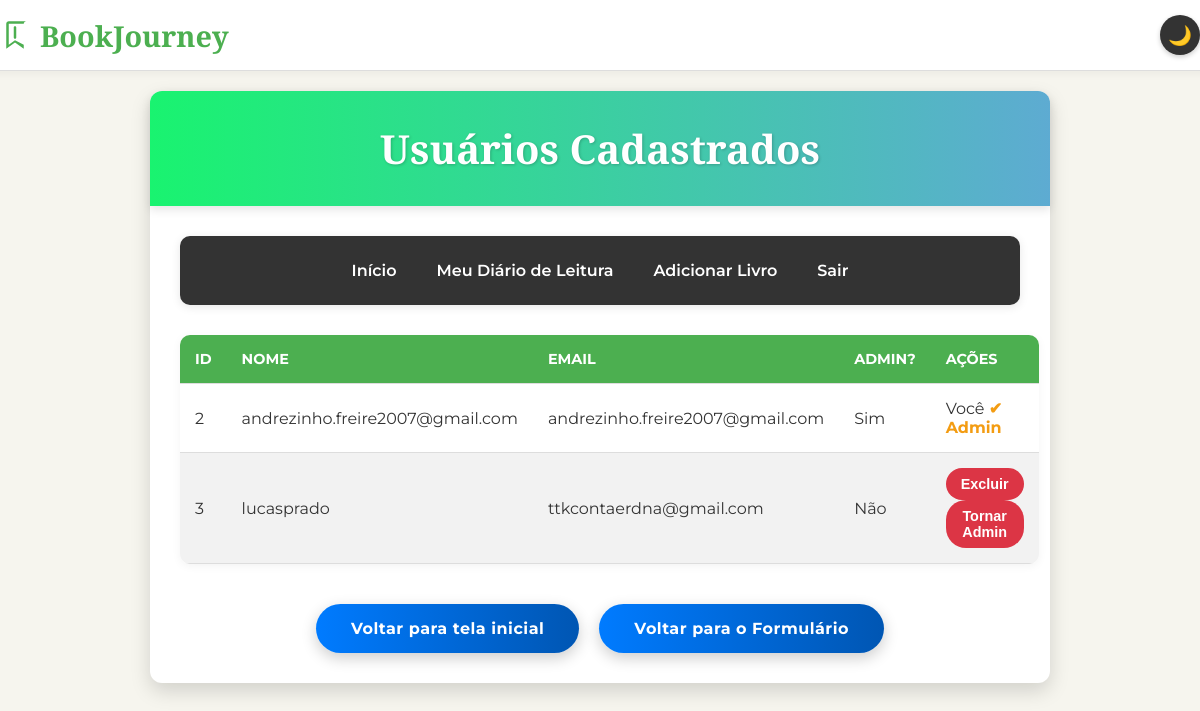
The app's page /users (signed in), older data.
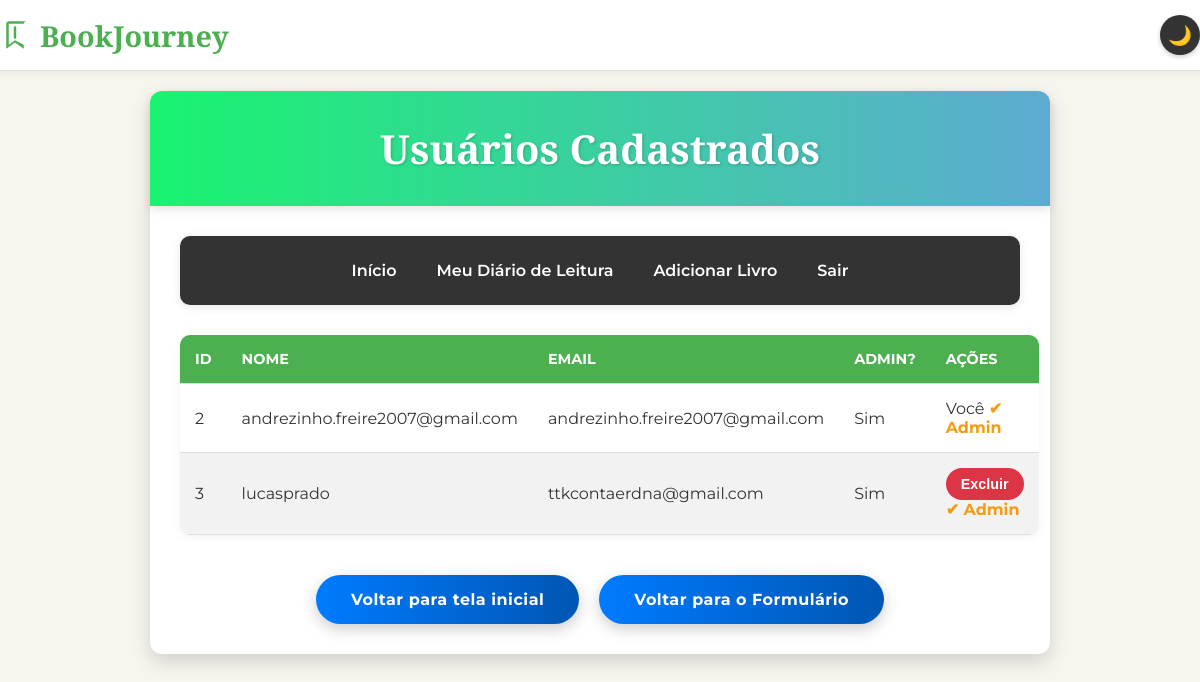
The same page, newer data.
### app.py (models this page shows, shortened)
class User(db.Model):
    id = db.Column(db.Integer, primary_key=True)
    username = db.Column(db.String(80), unique=True, nullable=False)
    email = db.Column(db.String(120), unique=True, nullable=False)
    password_hash = db.Column(db.String(128))
    is_admin = db.Column(db.Boolean, default=False, nullable=False)
    user_books = db.relationship('UserBook', backref='user', lazy=True, cascade="all, delete-orphan")
    contributed_books = db.relationship('CommunityBook', backref='contributor', lazy=True, cascade="all, delete-orphan")
    reading_progresses = db.relationship('UserCommunityBookProgress', backref='user', lazy=True, cascade="all, delete-orphan")

### app.py (the view)
@app.route('/users')
@admin_required
def list_users():
    users = User.query.all()
    users_list_data = []
    for user in users:
        users_list_data.append({
            'id': user.id,
            'username': user.username,
            'email': user.email,
            'is_admin': user.is_admin
        })
    return render_template('users.html', users=users_list_data)

### app.py (called while the page is built)
def admin_required(f):
    @wraps(f)
    def decorated_function(*args, **kwargs):
        if 'user_id' not in session:
            flash('Você precisa estar logado para acessar esta página.', 'error')
            return redirect(url_for('auth', message='Você precisa fazer login para acessar esta página.', type='error', next=request.url))
        user = User.query.get(session['user_id'])
        if not user or not user.is_admin:
            flash('Acesso negado. Você não tem permissão de administrador.', 'error')
            return redirect(url_for('dashboard', message='Acesso negado. Você não tem permissão de administrador.', type='error'))
        return f(*args, **kwargs)
    return decorated_function

### templates/users.html (shortened to what this page needs)
<!DOCTYPE html>
<html lang="pt-br">
<head>
</head>
<body>
    <div class="top-header">
        <a href="{{ url_for('index') }}" class="logo">
            BookJourney
        </a>
        <button id="toggle-dark" class="dark-mode-toggle">🌙</button>
    </div>
    <div class="container">
        <header>
            <h1>Usuários Cadastrados</h1>
        </header>
        <nav>
            <a href="{{ url_for('index') }}">Início</a>
            {% if session.get('user_id') %}
                <a href="{{ url_for('dashboard') }}">Meu Diário de Leitura</a>
                <a href="{{ url_for('add_book') }}">Adicionar Livro</a>
                <a href="{{ url_for('logout') }}">Sair</a>
            {% else %}
                <a href="{{ url_for('auth') }}">Login/Cadastro</a>
            {% endif %}
        </nav>
        <main>
            {% if users %}
            <table>
                <thead>
                    <tr>
                        <th>ID</th>
                        <th>Nome</th>
                        <th>Email</th>
                        <th>Admin?</th>
                        <th>Ações</th>
                    </tr>
                </thead>
                <tbody>
                    {% for user in users %}
                    <tr >
                        <td data-label="ID">{{ user.id }}</td>
                        <td data-label="Nome">{{ user.username }}</td>
                        <td data-label="Email">{{ user.email }}</td>
                        <td data-label="Admin?">{{ 'Sim' if user.is_admin else 'Não' }}</td>
                        <td data-label="Ações">
                            {% if session.get('user_id') and session['user_id'] != user.id %}
                            <button type="button" class="delete-button" onclick="showConfirmDeleteUser('{{ user.id }}', '{{ user.email }}')">Excluir</button>
                            {% else %}
                                {{ 'Você' if session.get('user_id') == user.id else '' }}
                            {% endif %}
                            {% if session.get('is_admin') and not user.is_admin %}
   <form action="{{ url_for('make_admin', user_id=user.id) }}" method="POST" style="display: inline;">
    <button type="submit" class="delete-button">Tornar Admin</button>
</form>
{% elif user.is_admin %}
    <span style="color: var(--accent-color); font-weight: bold;">✔ Admin</span>
{% else %}
    {{ 'Você' if session.get('user_id') == user.id else '' }}
{% endif %}
                        </td>
                    </tr>
                    {% endfor %}
                </tbody>
            </table>
            {% else %}
                <p class="no-users">Nenhum usuário cadastrado ainda.</p>
            {% endif %}
            <div class="back-buttons">
                <a href="{{ url_for('index') }}">Voltar para tela inicial</a>
                <a href="{{ url_for('auth') }}">Voltar para o Formulário</a>
            </div>
        </main>
    </div>
</body>
</html>

### templates/users.html (style rules this page uses)
:root { --primary-color: #4CAF50; --secondary-color: #333; --accent-color: #f39c12; --background-light: #f6f5ee; --background-dark: #2c3e50; --text-light: #333; --text-dark: #ecf0f1; --card-background-light: #fff; --card-background-dark: #34495e; --border-color-light: #ddd; --border-color-dark: #555; --danger-color: #dc3545; --danger-hover-color: #c82333; }
body { font-family: 'Montserrat', sans-serif; background-color: var(--background-light); margin: 0; padding: 0; display: flex; flex-direction: column; align-items: center; min-height: 100vh; transition: background 0.3s ease, color 0.3s ease; color: var(--text-light); }
h1, h2, h3 { font-family: 'Playfair Display', serif; color: var(--primary-color); margin-bottom: 20px; }
.top-header { background-color: var(--card-background-light); width: 100%; padding: 15px 20px; box-shadow: 0 2px 10px rgba(0,0,0,0.05); display: flex; justify-content: space-between; align-items: center; border-bottom: 1px solid var(--border-color-light); z-index: 1002; position: sticky; top: 0; }
.logo { display: flex; align-items: center; gap: 10px; text-decoration: none; color: var(--primary-color); font-family: 'Playfair Display', serif; font-size: 1.8em; font-weight: 700; transition: color 0.3s ease; }
.logo-icon { width: 30px; height: 30px; fill: var(--primary-color); transition: fill 0.3s ease; }
.container { max-width: 900px; width: 90%; margin: 20px auto; padding: 30px; background-color: var(--card-background-light); border-radius: 12px; box-shadow: 0 8px 20px rgba(0,0,0,0.15); box-sizing: border-box; text-align: center; }
header { background: linear-gradient(to right, rgba(0, 242, 96, 0.9), rgba(76, 162, 205, 0.9)); color: white; padding: 30px 0; text-align: center; border-radius: 12px 12px 0 0; margin: -30px -30px 30px -30px; box-shadow: 0 4px 10px rgba(0,0,0,0.1); }
header h1 { font-size: 2.5em; margin: 0; color: white; text-shadow: 1px 1px 3px rgba(0,0,0,0.2); }
nav { display: flex; justify-content: center; background-color: var(--secondary-color); padding: 15px 0; border-radius: 10px; margin-bottom: 30px; box-shadow: 0 2px 10px rgba(0,0,0,0.1); z-index: 1000; }
nav a { color: white; padding: 10px 20px; text-decoration: none; font-weight: 600; border-radius: 5px; transition: background-color 0.3s ease; }
main { width: 100%; padding: 0; }
table { width: 100%; border-collapse: collapse; margin-top: 20px; background-color: var(--card-background-light); border-radius: 10px; overflow: hidden; box-shadow: 0 2px 10px rgba(0,0,0,0.05); }
th, td { padding: 15px; text-align: left; border-bottom: 1px solid var(--border-color-light); color: var(--text-light); }
th { background-color: var(--primary-color); color: white; font-weight: 700; text-transform: uppercase; font-size: 0.9em; }
tr:nth-child(even) { background-color: #f2f2f2; }
.delete-button { background-color: var(--danger-color); color: white; padding: 8px 15px; border: none; border-radius: 20px; cursor: pointer; font-weight: 600; transition: background-color 0.3s ease, transform 0.3s ease; font-size: 0.9em; }
.back-buttons { margin-top: 40px; display: flex; justify-content: center; gap: 20px; }
.back-buttons a { background: linear-gradient(to right, #007bff, #0056b3); color: white; padding: 15px 35px; border: none; border-radius: 30px; text-decoration: none; font-weight: 700; transition: all 0.3s ease; box-shadow: 0 5px 15px rgba(0,0,0,0.2); letter-spacing: 0.5px; }
.dark-mode-toggle { background-color: var(--secondary-color); color: white; border: none; border-radius: 50%; width: 40px; height: 40px; font-size: 1.2em; cursor: pointer; box-shadow: 0 2px 5px rgba(0,0,0,0.2); display: flex; justify-content: center; align-items: center; transition: background-color 0.3s ease, transform 0.3s ease; margin-left: 20px; }

Row changes from the older to the newer data that the page shows:
changed User "lucasprado": is_admin "Não" → "Sim"; text "Tornar Admin" → "✔ Admin"
